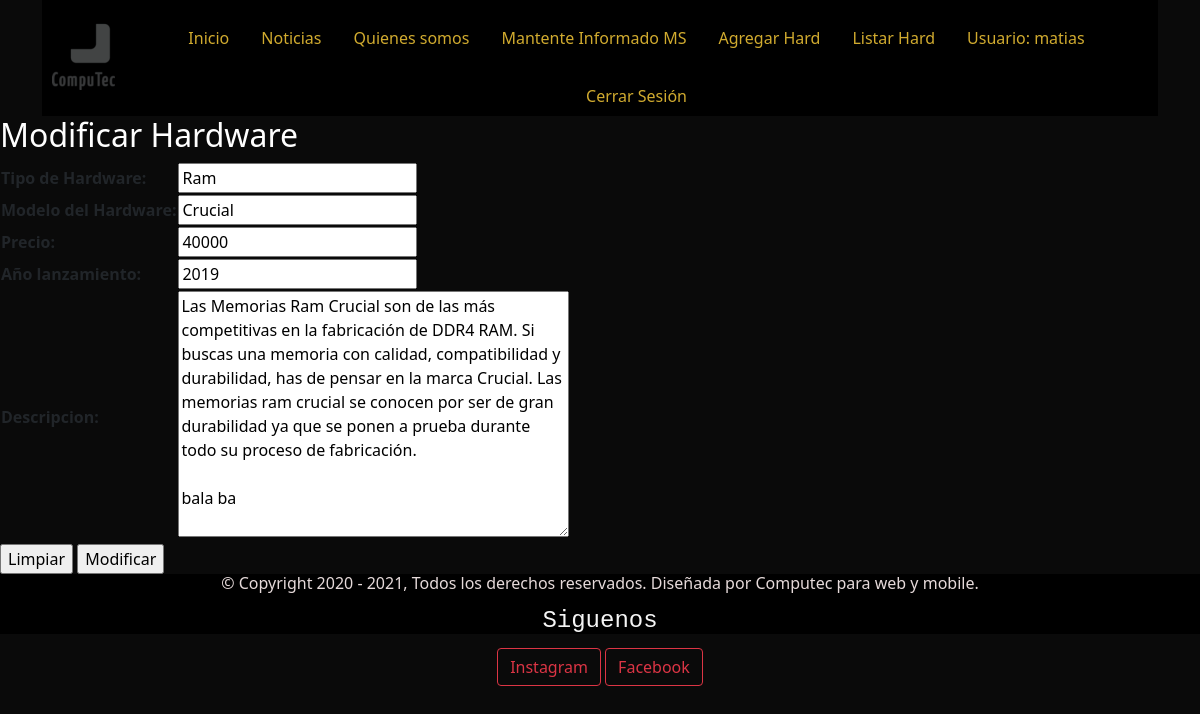
The page /modificar-hardware/2/ (signed in) on the database its author committed.
### core/models.py (models this page shows, shortened)
class Hardware(models.Model):
    tipoHardware = models.CharField(max_length=20, verbose_name="Tipo de Hardware")
    nombreHardware = models.CharField(max_length=20, verbose_name="Modelo del Hardware")
    precio = models.IntegerField()
    anio_lanzamiento = models.IntegerField(verbose_name="Año lanzamiento")
    descripcion = models.TextField(null=True, blank=True)

### core/views.py (the view)
# urls.py: path('modificar-hardware/<id>/', modificar_hardware, name="modificar_hardware"),
def modificar_hardware(request, id):
    hardware = Hardware.objects.get(id=id)
    data = {
        'form':HardwareForm(instance=hardware)
    }
    if request.method == 'POST':
        formulario = HardwareForm(data=request.POST, instance=hardware)
        if formulario.is_valid():
            formulario.save()
            data['mensaje'] = "Modificado correctamente"
            data['form'] = formulario
    if request.user.is_authenticated==True:
        return render(request, 'core/modificar_hardware.html',data)
    else:
        return redirect('login')

### core/forms.py
class HardwareForm(ModelForm):
    class Meta:
        model = Hardware
        fields = ['tipoHardware','nombreHardware','precio','anio_lanzamiento','descripcion',]

### core/templates/core/modificar_hardware.html (shortened to what this page needs)
{% extends 'core/base.html' %} {% block contenido %}
<h2> Modificar Hardware </h2>
<form action="" method="POST">
    <table>
        {{ form.as_table }}
    </table>
    <input type="reset" value="Limpiar">
    <input type="submit" value="Modificar">
</form>
{{ mensaje }} {% endblock %}

### core/templates/core/base.html (shortened to what this page needs)
<!DOCTYPE html>
<html lang="es">
<head>
    {% load static %}
    <link href="https://cdn.jsdelivr.net/npm/bootstrap@5.0.0-beta3/dist/css/bootstrap.min.css" rel="stylesheet">
    <link rel="stylesheet" href="{% static 'core/css/estilos.css' %}">
</head>
<body>
    <div class="container">
        <div class="header">
            <div class="logo">
                <a href="{% url 'home' %}">
                    <img src="{% static 'core/img/logo/logo_2_prueba_reducido_v2.png' %}" alt="LOGO_COMPUTEC">
                </a>
            </div>
            <div class="navegacion">
                <ul class="nav justify-content-center">
                    <li class="nav-item">
                        <a class="nav-link active" href="{% url 'home' %}">Inicio </a>
                    </li>
                    <li class="nav-item">
                        <a class="nav-link" href="{% url 'noticias' %}">Noticias</a>
                    </li>
                    <li class="nav-item">
                        <a class="nav-link" href="{% url 'quienessomos' %}">Quienes somos</a>
                    </li>
                    <li class="nav-item">
                        <a class="nav-link" href="{% url 'api' %}">Mantente Informado MS </a>
                    </li>
                    {% if user.is_authenticated %}
                    <li class="nav-item">
                        <a class="nav-link" href="{% url 'nuevo_hardware' %}">Agregar Hard</a>
                    </li>
                    <li class="nav-item">
                        <a class="nav-link" href="{% url 'listado_hardwares' %}">Listar Hard</a>
                    </li>
                    <li class="nav-item">
                        <a class="nav-link" href="#">Usuario: {{ user.username }}</a>
                    </li>
                    <li class="nav-item">
                        <a class="nav-link" href="{% url 'logout' %}">Cerrar Sesión</a>
                    </li>
                    {% endif %}
                </ul>
            </div>
        </div>
    </div>
    <div id="principal">
        {% block contenido %} {% endblock %}
    </div>
    <footer class="footer">
        <h6>© Copyright 2020 - 2021, Todos los derechos reservados. Diseñada por Computec para web y mobile.
        </h6>
        <section>
            <h4>Siguenos</h4>
            <div class="foot_follow">
                <button type="button" class="btn btn-outline-danger" onclick="location='https://www.Instagram.com'">Instagram</button>
                <button type="button" class="btn btn-outline-danger" onclick="location='https://www.facebook.com'">Facebook</button>
            </div>
        </section>
    </footer>
</body>
</html>

### core/static/core/css/estilos.css (style rules this page uses)
.header { background-color: rgb(0, 0, 0); display: flex; justify-content: space-around; }
.logo { margin-top: 10px; margin-left: 10px; font-size: 40px; font-weight: bold; text-transform: uppercase; line-height: 40px; }
body { background-color: rgb(10, 10, 10); }
.navegacion li a { margin-top: 18px; color: rgb(209, 171, 47); }
h2 { color: white; }
h4 { font-family: monospace; color: rgb(72, 24, 104); }
h6 { color: rgb(230, 218, 218); }
.footer h4 { color: whitesmoke; padding: 5px; }
.footer { background-color: rgb(0, 0, 0); text-align: center; height: 60px; }

### rows shown on the page
Hardware: tipoHardware "Ram", nombreHardware "Crucial", precio "40000", anio_lanzamiento "2019", descripcion "Las Memorias Ram Crucial son de las más competitivas en la fabricación de DDR4 RAM. Si buscas una memoria con calidad, compatibilidad y durabilidad, has de pensar en la marca Crucial. Las memorias ram crucial se conocen por ser de gran durabilidad ya que se ponen a prueba durante todo su proceso de fabricación. bala ba"

### other values the page prints
{{ user.username }} "matias"
